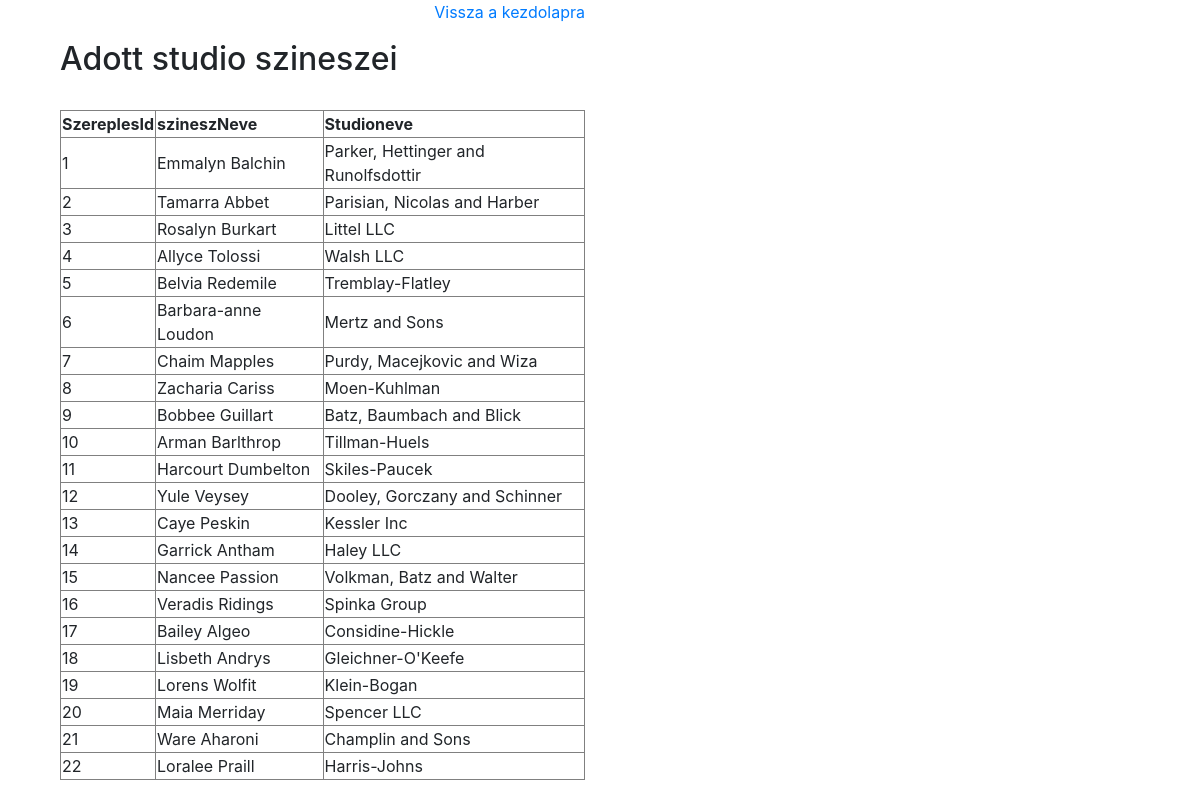
/pages/film_le.php, run on the app's committed database.
### tables this page shows
CREATE TABLE `szereples` (
  `sze_id` int(12) NOT NULL,
  `film_id` int(12) DEFAULT NULL,
  `stud_id` int(12) DEFAULT NULL,
  `szin_id` int(12) DEFAULT NULL,
  `datum` datetime NOT NULL
);

CREATE TABLE `szineszek` (
  `szin_id` int(12) NOT NULL,
  `szin_neve` varchar(50) DEFAULT NULL,
  `eletkor` int(50) DEFAULT NULL,
  `nem` varchar(50) DEFAULT NULL
);

CREATE TABLE `filmstudiok` (
  `stud_id` int(12) NOT NULL,
  `studio_nev` varchar(50) NOT NULL,
  `cim` varchar(50) NOT NULL,
  `email` varchar(50) NOT NULL
);

### pages/film_le.php (the view, shortened to what this page needs)
<?php include "db.php"; ?>
<?php
$query = "SELECT szereples.sze_id AS SzereplesID, szineszek.szin_neve AS szineszNeve, filmstudiok.studio_nev AS studioNeve\n"
    . "FROM ((szereples\n"
    . "INNER JOIN szineszek ON szineszek.szin_id = szereples.szin_id)\n"
    . "INNER JOIN filmstudiok ON filmstudiok.stud_id = szereples.stud_id)";
$result =  mysqli_query($connection, $query);
?>
<!DOCTYPE html>
<html lang="en">
<head>
    <link rel="stylesheet" href="https://stackpath.bootstrapcdn.com/bootstrap/4.3.1/css/bootstrap.min.css">
</head>
<body>
<div class="container">
    <div class="col-sm-6">
        <div align="right">
            <p><a href="/salek/pages/kezdolap.php">Vissza a kezdolapra</a></p>
        </div>
        <h2>Adott studio szineszei</h2>
        <br>
        <?php
        echo '<table border=1>';
        echo '<tr>';
        echo '<th>SzereplesId</th>';
        echo '<th>szineszNeve</th>';
        echo '<th>Studioneve</th>';
        echo '</tr>';
        while ( ($current_row = mysqli_fetch_assoc($result))!= null) {
            echo '<tr>';
            echo '<td>' . $current_row["SzereplesID"] . '</td>';
            echo '<td>' . $current_row["szineszNeve"] . '</td>';
            echo '<td>' . $current_row["studioNeve"] . '</td>';
            echo '</tr>';
        }
        echo '</table>';
        ?>
    </div>
</div>
</body>
</html>

### data on the page
szereples: sze_id "1", szin.szin_neve "Emmalyn Balchin", stud.studio_nev "Parker, Hettinger and Runolfsdottir"
szereples: sze_id "2", szin.szin_neve "Tamarra Abbet", stud.studio_nev "Parisian, Nicolas and Harber"
szereples: sze_id "3", szin.szin_neve "Rosalyn Burkart", stud.studio_nev "Littel LLC"
szereples: sze_id "4", szin.szin_neve "Allyce Tolossi", stud.studio_nev "Walsh LLC"
szereples: sze_id "5", szin.szin_neve "Belvia Redemile", stud.studio_nev "Tremblay-Flatley"
szereples: sze_id "6", szin.szin_neve "Barbara-anne Loudon", stud.studio_nev "Mertz and Sons"
szereples: sze_id "7", szin.szin_neve "Chaim Mapples", stud.studio_nev "Purdy, Macejkovic and Wiza"
szereples: sze_id "8", szin.szin_neve "Zacharia Cariss", stud.studio_nev "Moen-Kuhlman"
szereples: sze_id "9", szin.szin_neve "Bobbee Guillart", stud.studio_nev "Batz, Baumbach and Blick"
szereples: sze_id "10", szin.szin_neve "Arman Barlthrop", stud.studio_nev "Tillman-Huels"
szereples: sze_id "11", szin.szin_neve "Harcourt Dumbelton", stud.studio_nev "Skiles-Paucek"
szereples: sze_id "12", szin.szin_neve "Yule Veysey", stud.studio_nev "Dooley, Gorczany and Schinner"
szereples: sze_id "13", szin.szin_neve "Caye Peskin", stud.studio_nev "Kessler Inc"
szereples: sze_id "14", szin.szin_neve "Garrick Antham", stud.studio_nev "Haley LLC"
szereples: sze_id "15", szin.szin_neve "Nancee Passion", stud.studio_nev "Volkman, Batz and Walter"
szereples: sze_id "16", szin.szin_neve "Veradis Ridings", stud.studio_nev "Spinka Group"
szereples: sze_id "17", szin.szin_neve "Bailey Algeo", stud.studio_nev "Considine-Hickle"
szereples: sze_id "18", szin.szin_neve "Lisbeth Andrys", stud.studio_nev "Gleichner-O'Keefe"
szereples: sze_id "19", szin.szin_neve "Lorens Wolfit", stud.studio_nev "Klein-Bogan"
szereples: sze_id "20", szin.szin_neve "Maia Merriday", stud.studio_nev "Spencer LLC"
szereples: sze_id "21", szin.szin_neve "Ware Aharoni", stud.studio_nev "Champlin and Sons"
szereples: sze_id "22", szin.szin_neve "Loralee Praill", stud.studio_nev "Harris-Johns"
